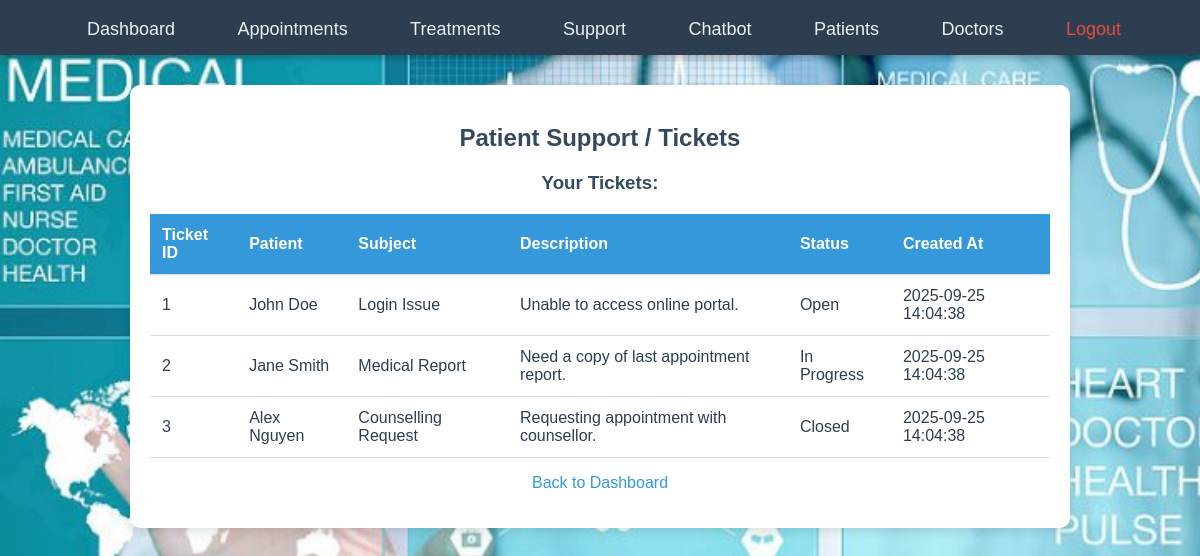
The page /support.php (signed in) on the database its author committed.
### tables this page shows
CREATE TABLE `attendance` (
  `ticket_id` int(10) UNSIGNED NOT NULL,
  `patient_id` int(10) UNSIGNED NOT NULL,
  `subject` varchar(255) DEFAULT NULL COMMENT 'Ticket subject',
  `description` text DEFAULT NULL COMMENT 'Ticket details',
  `status` enum('Open','In Progress','Closed') NOT NULL DEFAULT 'Open' COMMENT 'Ticket status',
  `created_at` timestamp NOT NULL DEFAULT current_timestamp() COMMENT 'Creation time'
);

CREATE TABLE `patients` (
  `patient_id` int(10) UNSIGNED NOT NULL,
  `first_name` varchar(50) DEFAULT NULL COMMENT 'Patient first name',
  `last_name` varchar(50) DEFAULT NULL COMMENT 'Patient last name',
  `dob` date DEFAULT NULL COMMENT 'Date of birth',
  `gender` enum('Male','Female','Other') DEFAULT NULL COMMENT 'Patient gender',
  `phone` varchar(15) DEFAULT NULL COMMENT 'Phone number',
  `email` varchar(100) DEFAULT NULL COMMENT 'Unique email',
  `address` text DEFAULT NULL COMMENT 'Address',
  `disciplinary_record` text DEFAULT NULL COMMENT 'Notes on discipline'
);

### support.php (the view, shortened to what this page needs)
<?php
include 'db.php';
$user_id = $_SESSION['user_id'];
$role = $_SESSION['role'];
if($role=='admin'){
    $result = $conn->query("SELECT a.*, p.first_name AS patient_fname, p.last_name AS patient_lname
                            FROM attendance a
                            JOIN patients p ON a.patient_id=p.patient_id
                            ORDER BY created_at DESC");
} else {
    $result = $conn->query("SELECT * FROM attendance
                            WHERE patient_id='$user_id'
                            ORDER BY created_at DESC");
}
?>
<!DOCTYPE html>
<html>
<head>
	<link rel="stylesheet" href="style.css">
</head>
<body>
<?php include 'navbar.php'; ?>
<h2>Patient Support / Tickets</h2>
<h3>Your Tickets:</h3>
<?php if($result->num_rows > 0){ ?>
<table>
    <tr>
        <th>Ticket ID</th>
        <th>Patient</th>
        <th>Subject</th>
        <th>Description</th>
        <th>Status</th>
        <th>Created At</th>
    </tr>
    <?php while($row = $result->fetch_assoc()){ ?>
    <tr>
        <td><?php echo $row['ticket_id']; ?></td>
        <td><?php echo $role=='admin' ? $row['patient_fname'].' '.$row['patient_lname'] : $_SESSION['username']; ?></td>
        <td><?php echo $row['subject']; ?></td>
        <td><?php echo $row['description']; ?></td>
        <td><?php echo $row['status']; ?></td>
        <td><?php echo $row['created_at']; ?></td>
    </tr>
    <?php } ?>
</table>
<?php } else { ?>
<p>No tickets submitted yet.</p>
<?php } ?>
<p><a href="dashboard.php">Back to Dashboard</a></p>
</body>
</html>

### style.css (style rules this page uses)
body { font-family: 'Segoe UI', Tahoma, Geneva, Verdana, sans-serif; color: #2c3e50; margin: 0; padding: 0; text-align: center; background-image: url('../images/background.jpg'); background-size: cover; background-position: center; background-repeat: no-repeat; background-attachment: fixed; background-color: #f0f0f0; }
h2, h3 { color: #34495e; margin-bottom: 20px; }
table { width: 100%; border-collapse: collapse; margin-top: 20px; text-align: left; }
table th, table td { padding: 12px; border-bottom: 1px solid #ddd; }
table th { background-color: #3498db; color: white; }
a { color: #3498db; text-decoration: none; }

### navbar.php (style rules this page uses)
body { text-align: center; font-family: Arial, sans-serif; background-color: #f4f6f7; }

### rows shown on the page
attendance: ticket_id "1", patient.first_name "John", patient.last_name "Doe", subject "Login Issue", description "Unable to access online portal.", status "Open", created_at "2025-09-25 14:04:38"
attendance: ticket_id "2", patient.first_name "Jane", patient.last_name "Smith", subject "Medical Report", description "Need a copy of last appointment report.", status "In Progress", created_at "2025-09-25 14:04:38"
attendance: ticket_id "3", patient.first_name "Alex", patient.last_name "Nguyen", subject "Counselling Request", description "Requesting appointment with counsellor.", status "Closed", created_at "2025-09-25 14:04:38"
